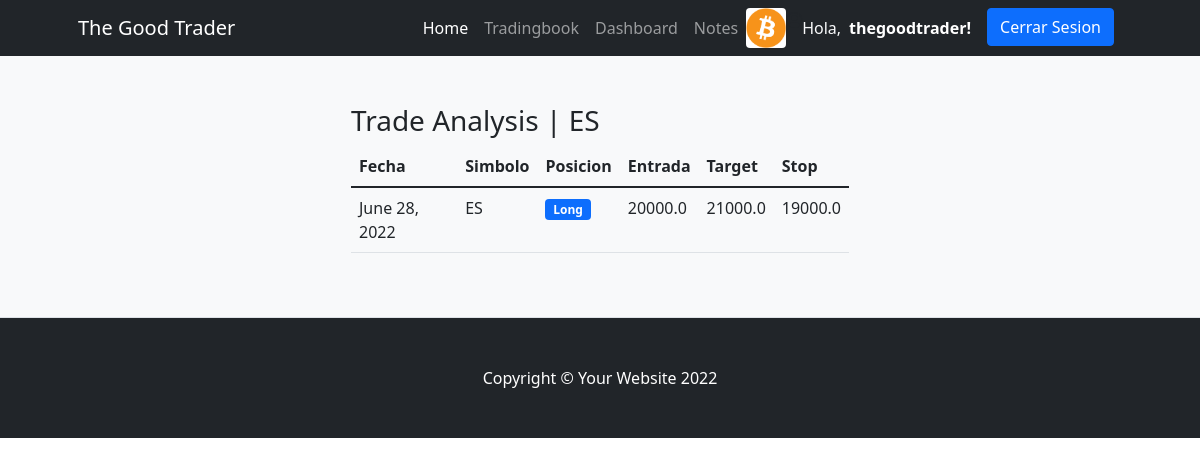
Page /ver_trade/3 (signed in) on the committed database.
### tradingbookapp/models.py (models this page shows)
class Avatar(models.Model):
    usuario = models.OneToOneField(User, on_delete=models.CASCADE)
    imagen = models.ImageField(upload_to='avatar/',blank=True,null=True)

class Trade(models.Model):
    fecha = models.DateField("Fecha de operacion (mm/dd/yyyy)",auto_now_add=False,auto_now=False,blank=True,null=True)
    simbolo = models.CharField("Simbolo",max_length=30)
    posiciones = (
        (1,"Long"),
        (2,"Short")
    )
    posicion = models.PositiveSmallIntegerField("Posicion",choices=posiciones)
    entrada = models.FloatField("Precio Entrada",)
    target = models.FloatField("Target")
    stop = models.FloatField("stop")
    tradeimagen = models.ImageField(upload_to='tradesimagen/',blank=True,null=True)

### tradingbookapp/views.py (the view)
# urls.py: path('ver_trade/<trade_id>',views.ver_trade,name="Ver_trade"),
@login_required
def ver_trade(request,trade_id):
    trade = Trade.objects.get(id=trade_id)
    ctx = {'trade':trade}
    return render(request,'tradingbookapp/ver_trade.html',ctx)

### tradingbookapp/templates/tradingbookapp/ver_trade.html (shortened to what this page needs)
{% extends "tradingbookapp/base.html" %}
{%block contenidopagina%}
<section class="bg-light py-5 border-bottom">
    <div class="container px-5">
        <div class="row gx-5 justify-content-center">
            <div class="col-lg-6">
                <h3>Trade Analysis  | {{trade.simbolo}}</h3>
                <table class="table">
                    <thead>
                        <th scope="col">Fecha</th>
                        <th scope="col">Simbolo</th>
                        <th scope="col">Posicion</th>
                        <th scope="col">Entrada</th>
                        <th scope="col">Target</th>
                        <th scope="col">Stop</th>
                    </thead>
                    <ul class= "list-group list-group-numbered">
                        <tr>
                            <td>{{trade.fecha}}</td>
                            <td>{{trade.simbolo}}</td>
                            {% if trade.get_posicion_display == "Long"%}
                                <td><span class= "badge bg-primary rounded-pill>">{{trade.get_posicion_display}}</span></td>
                            {%else%}
                                <td><span class= "badge bg-danger rounded-pill>">{{trade.get_posicion_display}}</span></td>
                            {%endif%}
                            <td>{{trade.entrada}}</td>
                            <td>{{trade.target}}</td>
                            <td>{{trade.stop}}</td>
                        </tr>
                    </ul>
                </table>
            </div>
        </div>
    </div>
</section>
{%endblock%}

### tradingbookapp/templates/tradingbookapp/base.html (shortened to what this page needs)
{% load static %}
<!DOCTYPE html>
<html lang="en">
    <head>
        <link href="https://cdn.jsdelivr.net/npm/bootstrap-icons@1.4.1/font/bootstrap-icons.css" rel="stylesheet" />
        <link href="{% static 'css/styles.css' %}"  rel="stylesheet" />
    </head>
    <body>
        <nav class="navbar navbar-expand-lg navbar-dark bg-dark">
            <div class="container px-5">
                <a class="navbar-brand" href="{%url 'Home' %}">The Good Trader</a>
                <div class="collapse navbar-collapse" id="navbarSupportedContent">
                    <ul class="navbar-nav ms-auto mb-2 mb-lg-0">
                        <li class="nav-item"><a class="nav-link active" aria-current="page" href="{%url 'Home' %}">Home</a></li>
                        <li class="nav-item"><a class="nav-link" href="{%url 'Trades' %}">Tradingbook</a></li>
                        <li class="nav-item"><a class="nav-link" href="{%url 'Dashboard' %}">Dashboard</a></li>
                        <li class="nav-item"><a class="nav-link" href="{%url 'Notes' %}">Notes</a></li>
                        {% if user.is_authenticated%}
                            <img class ="rounded" src={{user.avatar.imagen.url}} alt="" srcset="" style = "height:40px;">
                            <i class = "bi bi-person-circle"></i>
                            <li class="nav-item" href="{%url 'Profile' %}" ><p class="text-light my-2"> Hola,</p></li>
                            <li class="nav-item"><a class="nav-link active" aria-current="page" href="{%url 'Profile' %}"> <b>{{user.username}}!</b></a></li>
                            <li class="nav-item"><a class="btn btn-primary mx-2" href="{% url 'Logout'%}">Cerrar Sesion</a></li>
                        {% else %}
                            <li class="nav-item"><a class="btn btn-outline-light mx-2" href="{%url 'Login' %}">Iniciar Sesion</a></li>
                            <li class="nav-item"><a class="btn btn-primary mx-2" href="{%url 'Register' %}">Regístrese</a></li>
                        {% endif %}
                    </ul>
                </div>
            </div>
        </nav>
        {% block contenidopagina %}
        {% endblock %}
        <footer class="py-5 bg-dark">
            <div class="container px-5"><p class="m-0 text-center text-white">Copyright &copy; Your Website 2022</p></div>
        </footer>
    </body>
</html>

### rows in the picture
Trade: simbolo "ES", fecha "June 28, 2022", posicion "Long", entrada "20000.0", target "21000.0", stop "19000.0"

### other values in the picture
{{ user.username }} "thegoodtrader"
